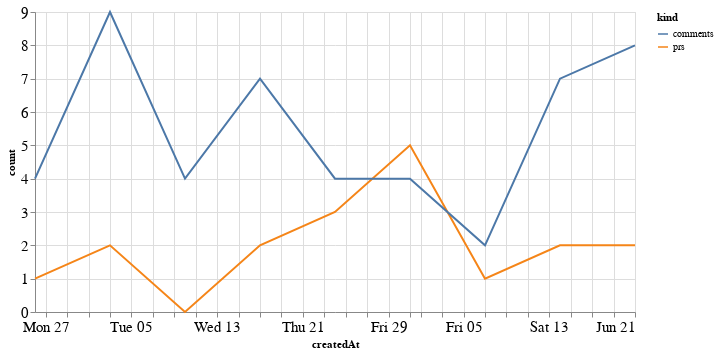

Notebook source saved alongside this figure:
### Code cell
alt.Chart(total_time, width=600).mark_line().encode(
    x='createdAt',
    y='count',
    color='kind'
)

### Figure 1 — Vega-Lite specification as saved in the notebook (floating-point values rounded to 4 significant figures)
{"config": {"axisLeft": {"labelFontSize": 15}, "axisBottom": {"labelFontSize": 15}}, "data": {"name": "data-8b0eeb12a009a1165e54f4e1890e7920"}, "mark": "line", "encoding": {"color": {"type": "nominal", "field": "kind"}, "x": {"type": "temporal", "field": "createdAt"}, "y": {"type": "quantitative", "field": "count"}}, "width": 600, "$schema": "https://vega.github.io/schema/vega-lite/v4.8.1.json", "datasets": {"data-8b0eeb12a009a1165e54f4e1890e7920": [{"createdAt": "2020-04-26T00:00:00", "kind": "prs", "count": 1}, {"createdAt": "2020-05-03T00:00:00", "kind": "prs", "count": 2}, {"createdAt": "2020-05-10T00:00:00", "kind": "prs", "count": 0}, {"createdAt": "2020-05-17T00:00:00", "kind": "prs", "count": 2}, {"createdAt": "2020-05-24T00:00:00", "kind": "prs", "count": 3}, {"createdAt": "2020-05-31T00:00:00", "kind": "prs", "count": 5}, {"createdAt": "2020-06-07T00:00:00", "kind": "prs", "count": 1}, {"createdAt": "2020-06-14T00:00:00", "kind": "prs", "count": 2}, {"createdAt": "2020-06-21T00:00:00", "kind": "prs", "count": 2}, {"createdAt": "2020-04-26T00:00:00", "kind": "comments", "count": 4}, {"createdAt": "2020-05-03T00:00:00", "kind": "comments", "count": 9}, {"createdAt": "2020-05-10T00:00:00", "kind": "comments", "count": 4}, {"createdAt": "2020-05-17T00:00:00", "kind": "comments", "count": 7}, {"createdAt": "2020-05-24T00:00:00", "kind": "comments", "count": 4}, {"createdAt": "2020-05-31T00:00:00", "kind": "comments", "count": 4}, {"createdAt": "2020-06-07T00:00:00", "kind": "comments", "count": 2}, {"createdAt": "2020-06-14T00:00:00", "kind": "comments", "count": 7}, {"createdAt": "2020-06-21T00:00:00", "kind": "comments", "count": 8}]}}
